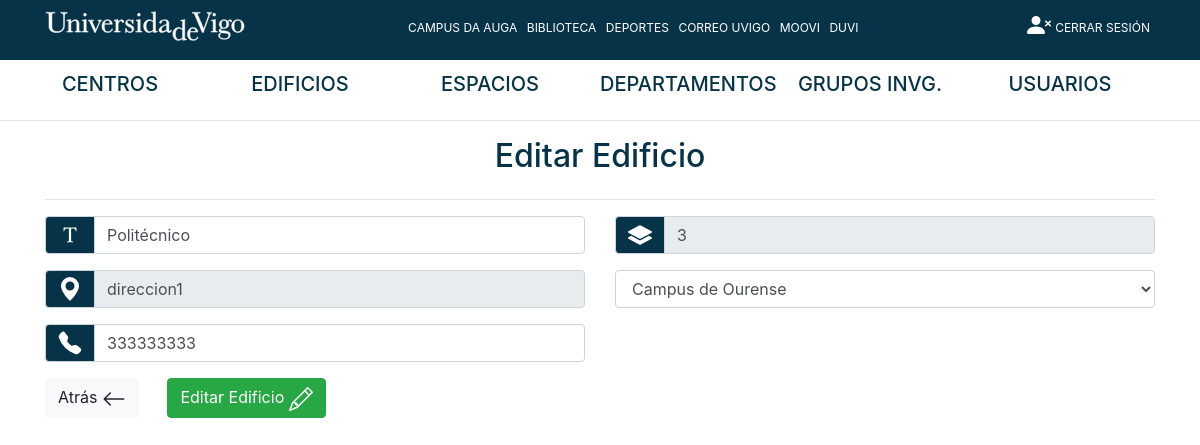
The page /Controllers/Edificio_Controller.php?action=edit&edificio_id=1 (signed in) on the database its author committed.
### tables this page shows
CREATE TABLE `edificio` (
	`edificio_id` int NOT NULL AUTO_INCREMENT,
	`nombre_edif` VARCHAR(70) NOT NULL,
	`direccion_edif` VARCHAR(50) NOT NULL,
	`telef_edif` int NOT NULL,
	`num_plantas` int NOT NULL,
	`agrup_edificio` int,
	PRIMARY KEY (`edificio_id`)
);

### Models/EDIFICIO_Model.php (called while the page is built, shortened)
<?php
include_once 'Access_DB.php';
class EDIFICIO_Model{
    private $db;
    var $edificio_id;
    var $nombre_edif;
    var $direccion_edif;
    var $telef_edif;
    var $num_plantas;
    var $agrup_edificio;
    function __construct($edificio_id,
                         $nombre_edif,
                         $direccion_edif,
                         $telef_edif,
                         $num_plantas,
                         $agrup_edificio){
        $this->edificio_id = $edificio_id;
        $this->nombre_edif = $nombre_edif;
        $this->direccion_edif = $direccion_edif;
        $this->telef_edif = $telef_edif;
        $this->num_plantas = $num_plantas;
        $this->agrup_edificio = $agrup_edificio;
        $this->db = PDOConnection::getInstance();
    }
    function rellenaDatos(){
        $stmt = $this->db->prepare("SELECT *
					FROM edificio
					WHERE edificio_id = ?");
        $stmt->execute(array($this->edificio_id));
        $edificio = $stmt->fetch(PDO::FETCH_ASSOC);
        if($edificio != null){
            return new EDIFICIO_Model($this->edificio_id, $edificio["nombre_edif"],$edificio["direccion_edif"],$edificio["telef_edif"],
                $edificio["num_plantas"],$edificio["agrup_edificio"]);
        }else {
            return  'Error inesperado al intentar cumplir su solicitud de consulta';
        }
    }
    function getNombreEdificio(){
        return $this->nombre_edif;
    }
    function getAgrup_edificio(){
        return $this->agrup_edificio;
    }
    public function getEdificioId()
    {
        return $this->edificio_id;
    }
    public function getDireccionEdif()
    {
        return $this->direccion_edif;
    }
    public function getTelefEdif()
    {
        return $this->telef_edif;
    }
    public function getNumPlantas()
    {
        return $this->num_plantas;
    }
}
?>

### Models/Access_DB.php (called while the page is built)
<?php
class PDOConnection
{
    private static $dbhost = "127.0.0.1";
    private static $dbname = "hauga";
    private static $dbuser = "admin_hauga";
    private static $dbpass = "admin_hauga";
    private static $db_singleton = null;
    public static function getInstance()
    {
        if (self::$db_singleton == null) {
            self::$db_singleton = new PDO(
                "mysql:host=" . self::$dbhost . ";dbname=" . self::$dbname . ";charset=utf8",
                self::$dbuser,
                self::$dbpass,
                array(
                    PDO::ATTR_EMULATE_PREPARES => false,
                    PDO::ATTR_ERRMODE => PDO::ERRMODE_EXCEPTION
                )
            );
        }
        return self::$db_singleton;
    }
}
?>

### Models/AGRUPACION_Model.php (called while the page is built, shortened)
<?php
include_once 'Access_DB.php';
class AGRUPACION_Model{
    private $db;
    private $agrup_id;
    private $nombre_agrup;
    function __construct($agrup_id, $nombre_agrup, $ubicacion_agrup)
    {
        $this->agrup_id = $agrup_id;
        $this->nombre_agrup = $nombre_agrup;
        $this->db = PDOConnection::getInstance();
    }
    function SHOWALL(){
        $stmt = $this->db->prepare("SELECT * FROM agrupacion_edificio");
        $stmt->execute();
        $agrup_db = $stmt->fetchAll(PDO::FETCH_ASSOC);
        $allAgrup = array();
        foreach($agrup_db as $agrup){
            array_push($allAgrup,
                new AGRUPACION_Model(
                    $agrup["agrup_id"], $agrup["nombre_agrup"], $agrup['ubicacion_agrup']
                )
            );
        }
        return $allAgrup;
    }
    public function getAgrupId()
    {
        return $this->agrup_id;
    }
    public function getNombreAgrup()
    {
        return $this->nombre_agrup;
    }
}
?>

### Views/EDIFICIO_ADD_View.php (the view, shortened to what this page needs)
<?php
class EDIFICIO_ADD_View{
var $datos;
var $agrupaciones;
var $esModificar;
function __construct($datos, $agrupaciones, $esModificar=false, $respuesta=''){
    $this->datos = $datos;
    $this->agrupaciones = $agrupaciones;
    $this->esModificar = $esModificar;
    $this ->render();
}
function render(){
include '../Views/Header.php';
?>
    <!doctype html>
    <html lang="es">
    <div class="container">
        <div class="row">
            <div class="col-12 align-self-center">
                <?php if($this->esModificar === false){?>
                <form action="../Controllers/Edificio_Controller.php?action=add" method="post" id="addEdificioForm">
                    <h2 class="text-center textoAzul mb-4">Crear Edificio</h2>
                    <hr>
                    <?php } else{?>
                    <form action="../Controllers/Edificio_Controller.php?action=edit&edificio_id=<?= $this->datos->getEdificioId()?>" method="post" id="editEdificioForm">
                        <h2 class="text-center textoAzul mb-4">Editar Edificio</h2>
                        <hr>
                <?php } ?>
                    <div class="row">
                        <div class="col-md-6 input-group mb-2" style="margin-bottom: 1rem!important;">
                            <div class=" input-group-prepend">
                                <div class="input-group-text" style="background-color: #073349;">
                                </div>
                            </div>
                            <input type="text" class="form-control" id="nombre_edif" name="nombre_edif" placeholder="Nombre Edificio"  size="70" maxlength="70" value="<?=$this->datos->getNombreEdificio()?>">
                        </div>
                        <div class="col-md-6 input-group mb-2" style="margin-bottom: 1rem!important;">
                            <div class="input-group-prepend">
                                <div class="input-group-text" style="background-color: #073349;">
                                </div>
                            </div>
                            <input type="number" class="form-control" id="num_plantas" name="num_plantas" placeholder="Número de plantas" value="<?=$this->datos->getNumPlantas()?>" <?php if($this->esModificar === true){ ?> readonly <?php }?> >
                        </div>
                    </div>
                    <div class="row">
                        <div class="col-md-6 input-group mb-2" style="margin-bottom: 1rem!important;">
                            <div class=" input-group-prepend">
                                <div class="input-group-text" style="background-color: #073349;">
                                    <svg xmlns="http://www.w3.org/2000/svg" width="1.5em" height="1.5em" fill="white" class="bi bi-geo-alt-fill" viewBox="0 0 16 16">
                                        <path fill-rule="evenodd" d="M8 16s6-5.686 6-10A6 6 0 0 0 2 6c0 4.314 6 10 6 10zm0-7a3 3 0 1 0 0-6 3 3 0 0 0 0 6z"/>
                                    </svg>
                                </div>
                            </div>
                            <input type="text" class="form-control" id="direccion_edif" name="direccion_edif" placeholder="Direccion Edificio"  size="70" maxlength="70" value="<?=$this->datos->getDireccionEdif()?>" <?php if($this->esModificar === true){ ?> readonly <?php }?>>
                        </div>
                        <div class="col-md-6 form-group" id="div_agrup_edificio">
                            <select class=" form-control" id="agrup_edificio" name="agrup_edificio">
                                <?php
                                foreach ($this->agrupaciones as $agrupacion){
                                    if($agrupacion->getAgrupId() == $this->datos->getAgrup_edificio()){?>
                                        <option value="<?= $agrupacion->getAgrupId()?>" selected><?php echo $agrupacion->getNombreAgrup() ?></option>
                                    <?php }else{?>
                                     <option value="<?= $agrupacion->getAgrupId()?>"><?php echo $agrupacion->getNombreAgrup() ?></option>
                                    <?php }}?>
                            </select>
                        </div>
                    </div>
                    <div class="row">
                        <div class="col-md-6 input-group mb-2" style="margin-bottom: 1rem!important;">
                            <div class=" input-group-prepend">
                                <div class="input-group-text" style="background-color: #073349;">
                                </div>
                            </div>
                            <input type="tel" class="form-control" id="telef_depart" name="telef_edif" placeholder="Teléfono Edificio" pattern="[0-9]{9}" value="<?=$this->datos->getTelefEdif()?>" >
                        </div>
                    </div>
                    <div class ="row">
                        <div class="col-md-6  mb-2" style="margin-bottom: 1rem!important;">
                            <button id="botonAtrasAddEdificio" type='submit' name='action' value='atras' class="btn btn-light mr-4">
                                Atrás
                                <svg width="1.5em" height="1.5em" viewBox="0 0 16 16" class="bi bi-arrow-left" fill="currentColor" xmlns="http://www.w3.org/2000/svg">
                                    <path fill-rule="evenodd" d="M15 8a.5.5 0 0 0-.5-.5H2.707l3.147-3.146a.5.5 0 1 0-.708-.708l-4 4a.5.5 0 0 0 0 .708l4 4a.5.5 0 0 0 .708-.708L2.707 8.5H14.5A.5.5 0 0 0 15 8z"/>
                                </svg>
                            </button>
                            <?php  if($this->esModificar === false){?>
                            <button id="botonAddEdificio" type='submit' name='action' value='addEdificio' class="btn btn-success">
                                Crear Edificio
                                <svg width="1.5em" height="1.5em" viewBox="0 0 16 16" class="bi bi-plus-circle" fill="currentColor" xmlns="http://www.w3.org/2000/svg">
                                    <path fill-rule="evenodd" d="M8 15A7 7 0 1 0 8 1a7 7 0 0 0 0 14zm0 1A8 8 0 1 0 8 0a8 8 0 0 0 0 16z"/>
                                    <path fill-rule="evenodd" d="M8 4a.5.5 0 0 1 .5.5v3h3a.5.5 0 0 1 0 1h-3v3a.5.5 0 0 1-1 0v-3h-3a.5.5 0 0 1 0-1h3v-3A.5.5 0 0 1 8 4z"/>
                                </svg>
                            </button>
                            <?php } else{ ?>
                            <button id="botonEditEdificio" type='submit' name='action' value='editEdificio' class="btn btn-success">
                                Editar Edificio
                            </button>
                            <?php } ?>
                        </div>
                    </div>
                </form>
            </div>
        </div>
    </div>
<?php
    }
}
?>

### libraries/estilos.css (style rules this page uses)
.textoAzul { color: #073349; }

### rows shown on the page
edificio: nombre_edif "Politécnico", num_plantas "3", direccion_edif "direccion1", telef_edif "333333333"

### other values the page prints
form field agrup_edificio "Campus de Ourense"
